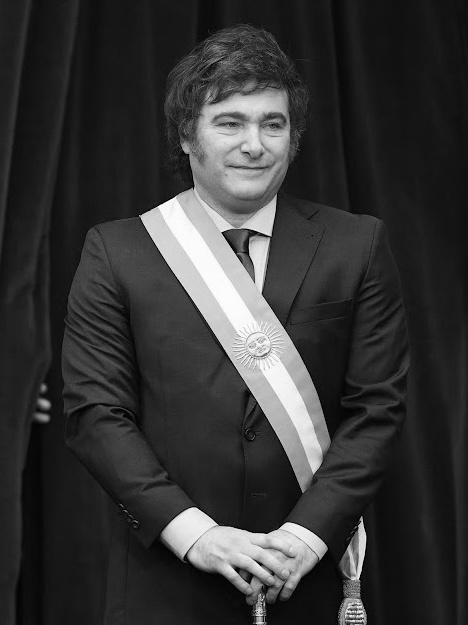
#> input picture imagen_gris.jpg, 468 x 625 px, found by its file name
$ jupyter execute utsu.ipynb
#> lines starting #> are read from the running program, lines starting #| are printed output that depends on the picture; after the words box and inside, x2 and y2 are one past the last pixel; in counts of white or black regions, pixels touching at a corner belong together
[cell 1]
import cv2

# Cargar la imagen en escala de grises
imagen = cv2.imread('C:/Users/Alienware/DataspellProjects/miprimerentorno/imagen_gris.jpg', 0)
#> imagen is the input picture: shape (625, 468); min 0, max 255, mean 53.2

# Aplicar el umbral de Otsu
umbral, imagen_umbral = cv2.threshold(imagen, 0, 255, cv2.THRESH_BINARY + cv2.THRESH_OTSU)
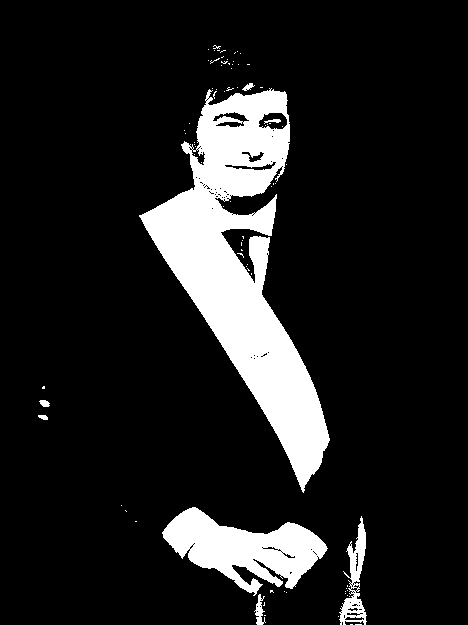
#> imagen_umbral: shape (625, 468); 12.7% white; 81 white regions (73 under 20 px), largest, box (x1, y1, x2, y2) and area: (139, 88, 330, 493) 28137, (162, 507, 328, 596) 7324, (339, 516, 367, 625) 1196
#> umbral = 112

# Mostrar la imagen original y la imagen umbralizada
cv2.imshow('Imagen Original', imagen)
cv2.imshow('Imagen Umbralizada', imagen_umbral)
cv2.waitKey(0)
cv2.destroyAllWindows()
